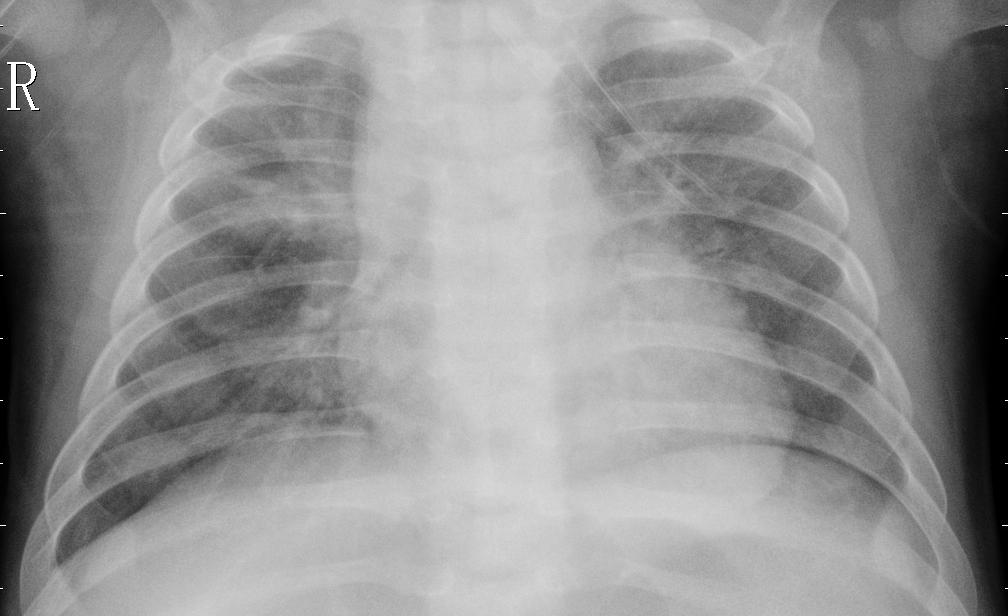
#> input picture X-Ray_image.jpeg, 1008 x 616 px, found by its file name
$ jupyter execute HE.ipynb
#> lines starting #> are read from the running program, lines starting #| are printed output that depends on the picture
[cell 1]
import cv2
import pandas as pd
import numpy as np
import matplotlib.pyplot as plt
from skimage.metrics import structural_similarity as ssim

[cell 2]
from google.colab import drive
drive.mount('/content/drive')

[cell 3]
img=cv2.imread("/content/X-Ray_image.jpeg")
#> img is the input picture: shape (616, 1008, 3); min 0, max 255, mean 146.9
plt.imshow(img)

[cell 4]
channels=img.shape[2]
#> channels = 3

[cell 5]
img.shape
#> Out = (616, 1008, 3)

[cell 6]
channels
#> Out = 3

[cell 7]
if(channels==1): # If grayscale
  In=np.asarray(img.flat)
  In
if(channels==3): # If 3-channel rgb
  Lab_img=cv2.cvtColor(img,cv2.COLOR_BGR2LAB)
#> Lab_img: shape (616, 1008, 3); mean of channels 0, 1, 2 153.8, 128, 128
  L,a,b=cv2.split(Lab_img)
#> a: shape (616, 1008); every value is 128
  L1=L.copy()
  In=np.asarray(L.flat)
  In

[cell 8]
plt.imshow(L,cmap='gray')

[cell 9]
L1

[cell 10]
#generating a histogram
def gen_histogram(image,bins):
#> called with image = array of shape (620928,), bins = 256
  hist=np.zeros(bins)

  for i in image:
    hist[i]+=1
#> this loop made 620928 passes
#> i on passes 1 to 3: 133, 137, 141
#> after the loop, hist = 256 values, max 16040 at index 208, min 0 at index 4, mean 2425.5

  return hist

[cell 11]
Histogram=gen_histogram(In,256)
#> Histogram has the same summary as hist in gen_histogram
plt.plot(Histogram)
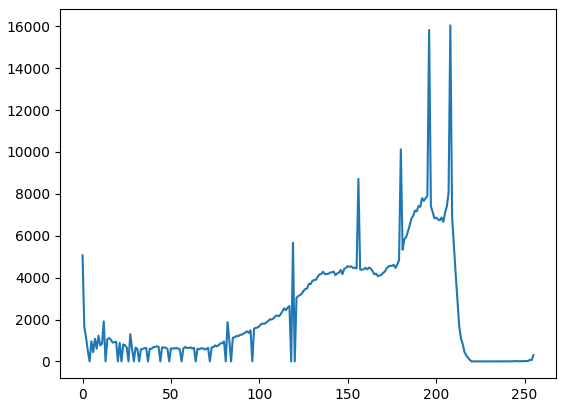
#> figure drawn by matplotlib, 1 panel; curve peaks at x = 208, y = 16040

[cell 12]
Histogram
#> Out has the same summary as hist in gen_histogram

[cell 13]
N=np.sum(Histogram)
#> N = 620928
N

def calc_pdf(hist): #calculating probability density function
  pdf=np.zeros(256)
  for i in range(0,256):
    pdf[i]=hist[i]/N
#> after the loop, pdf = 256 values, max 0.0258 at index 208, min 0 at index 4, mean 0.00391

  return pdf

[cell 14]
PDF=calc_pdf(Histogram)
#> PDF has the same summary as pdf in calc_pdf
PDF
#> Out has the same summary as pdf in calc_pdf

[cell 15]
def new_intensities(image):
  for i in range(0,256):
    image[i]=image[i]*255
  return image


def calc_cdf(image): #Calculating cumulative density function
  cdf=np.zeros(256)
  for i in range(0,256):
    if i==256:
       cdf[i]= np.sum(image)
    else:
      for j in range(0,i+1):
        cdf[i]+=image[j]
#> after the loop, cdf = 256 values from 0.00816 to 1

  return cdf

[cell 16]
CDF=calc_cdf(PDF)
#> CDF = 256 values from 0.00816 to 1
CDF
#> Out = 256 values from 0.00816 to 1

[cell 17]
New_pixel=new_intensities(CDF)
#> after the loop in new_intensities, `for i in range(0,256):`: image = 256 values from 2.08 to 255
#> New_pixel = 256 values from 2.08 to 255
New_pixel
#> Out = 256 values from 2.08 to 255

[cell 18]
New_pixel_int=New_pixel.astype('uint8')
#> New_pixel_int = 256 values from 2 to 255
New_pixel_int
#> Out = 256 values from 2 to 255

[cell 19]
def get_new_image(New_values, Intensity_array):
    for i in range(len(Intensity_array)):
        if 0 <= Intensity_array[i] < len(New_values):
            Intensity_array[i] = New_values[Intensity_array[i]]
    return Intensity_array

[cell 20]
Equal_L=get_new_image(New_pixel_int, In)
Equal_L

[cell 21]
Equal_L.shape
#> Out = (620928,)

[cell 22]
Equal_Hist=gen_histogram(Equal_L,256)
#> the loop in gen_histogram (call 2), `for i in image:` made 620928 passes
#> i on passes 1 to 3: 68, 75, 82
#> Equal_Hist = 256 values, max 16040 at index 244, min 0 at index 0, mean 2425.5
plt.plot(Equal_Hist)
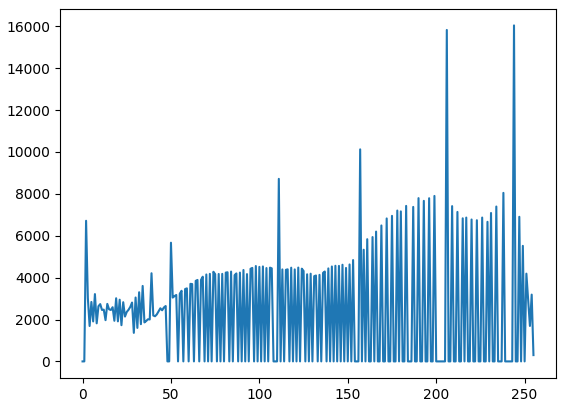
#> figure drawn by matplotlib, 1 panel; curve peaks at x = 244, y = 16040

[cell 23]
Equal_L = np.reshape(Equal_L, L.shape)
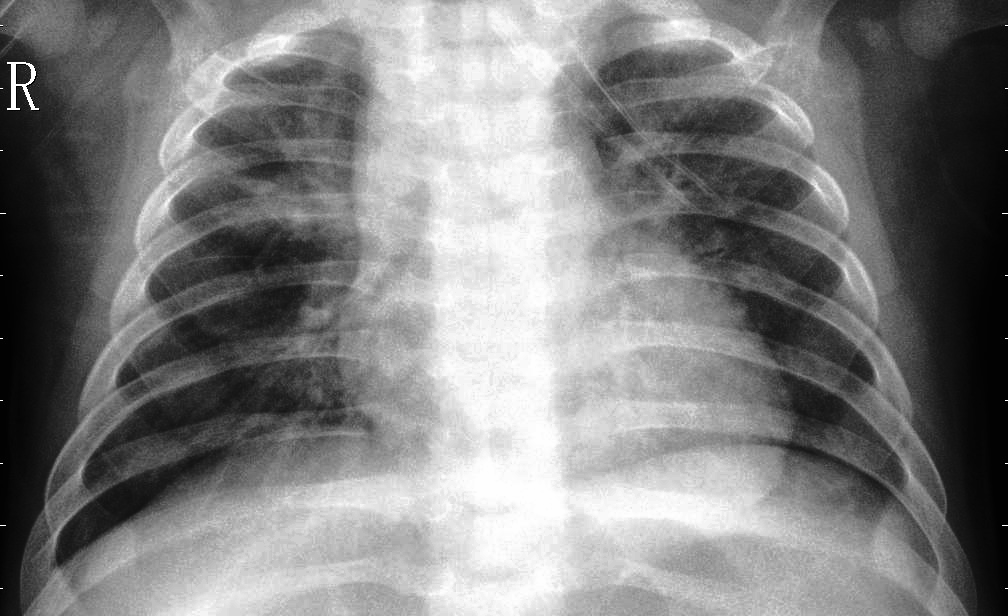
#> Equal_L: shape (616, 1008); min 2, max 255, mean 128.1

[cell 24]
plt.imshow(L1, cmap='gray')

[cell 25]
L1

[cell 26]
plt.imshow(Equal_L, cmap='gray')

[cell 27]
Equal_L

[cell 28]
score, _ = ssim(L1, Equal_L, full=True)
#> score = 0.783

[cell 29]
score
#> Out = 0.783

[cell 30]
_

[cell 31]
def evaluate_fitness(original_image, processed_image):

    ogn_flat = original_image.flatten()
    pcs_flat = processed_image.flatten()

    mse = np.mean((ogn_flat - pcs_flat) ** 2)
#> mse = 96.7
    max_pixel = 255.0

    psnr = 20 * np.log10(max_pixel / np.sqrt(mse))
#> psnr = 28.28
    return psnr

[cell 32]
PSNR=evaluate_fitness(L1, Equal_L)
#> PSNR = 28.28

[cell 33]
PSNR
#> Out = 28.28

[cell 34]
New_img= cv2.merge((Equal_L,a,b))
#> New_img: shape (616, 1008, 3); mean of channels 0, 1, 2 128.1, 128, 128

[cell 35]
plt.imshow(New_img)

[cell 36]
Hist_img= cv2.cvtColor(New_img,cv2.COLOR_LAB2BGR)

[cell 37]
plt.imshow(Hist_img)

[cell 38]
import matplotlib.pyplot as plt
import cv2

# Convert images from BGR to RGB format (assuming OpenCV reads images in BGR format)
original_image = cv2.cvtColor(img, cv2.COLOR_BGR2RGB)
enhanced_image = cv2.cvtColor(Hist_img, cv2.COLOR_BGR2RGB)

# Create a figure and axis objects
fig, axes = plt.subplots(1, 2, figsize=(12, 6))

# Display original image
axes[0].imshow(original_image)
axes[0].set_title('Original')  # Add label 'Before' to the original image
axes[0].axis('off')

# Display enhanced image
axes[1].imshow(enhanced_image)
axes[1].set_title('Enhanced')  # Add label 'After' to the enhanced image
axes[1].axis('off')

# Show the plot
plt.show()
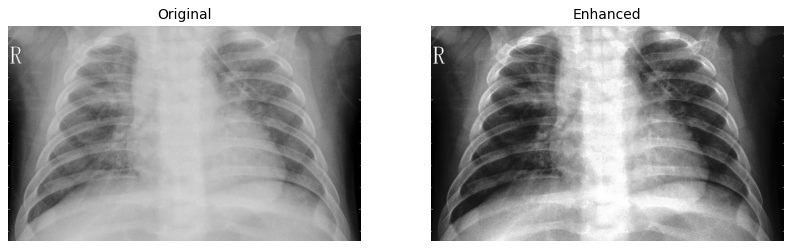
#> figure drawn by matplotlib, 2 panels
